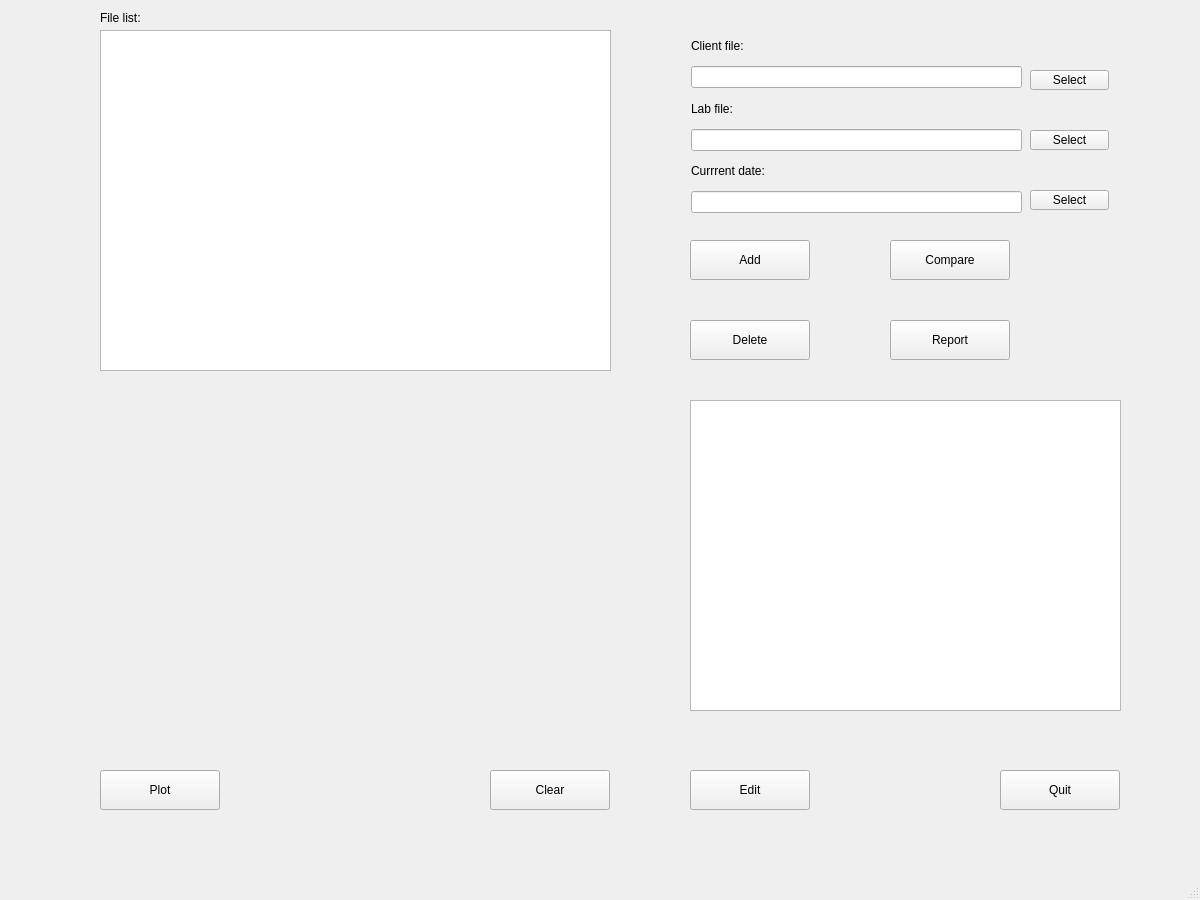
<?xml version="1.0" encoding="UTF-8"?>
<ui version="4.0">
 <class>MainWindow</class>
 <widget class="QMainWindow" name="MainWindow">
  <property name="geometry">
   <rect>
    <x>0</x>
    <y>0</y>
    <width>1200</width>
    <height>900</height>
   </rect>
  </property>
  <property name="windowTitle">
   <string>MainWindow</string>
  </property>
  <widget class="QWidget" name="centralwidget">
   <widget class="QTableView" name="fileView">
    <property name="geometry">
     <rect>
      <x>100</x>
      <y>30</y>
      <width>511</width>
      <height>341</height>
     </rect>
    </property>
   </widget>
   <widget class="QPushButton" name="btn_clientSelect">
    <property name="geometry">
     <rect>
      <x>1030</x>
      <y>70</y>
      <width>79</width>
      <height>20</height>
     </rect>
    </property>
    <property name="text">
     <string>Select</string>
    </property>
   </widget>
   <widget class="QPushButton" name="btn_labSelect">
    <property name="geometry">
     <rect>
      <x>1030</x>
      <y>130</y>
      <width>79</width>
      <height>20</height>
     </rect>
    </property>
    <property name="text">
     <string>Select</string>
    </property>
   </widget>
   <widget class="QPushButton" name="btn_addToList">
    <property name="geometry">
     <rect>
      <x>690</x>
      <y>240</y>
      <width>120</width>
      <height>40</height>
     </rect>
    </property>
    <property name="text">
     <string>Add</string>
    </property>
   </widget>
   <widget class="QPushButton" name="btn_delItem">
    <property name="geometry">
     <rect>
      <x>690</x>
      <y>320</y>
      <width>120</width>
      <height>40</height>
     </rect>
    </property>
    <property name="text">
     <string>Delete</string>
    </property>
   </widget>
   <widget class="QPushButton" name="btn_compare">
    <property name="geometry">
     <rect>
      <x>890</x>
      <y>240</y>
      <width>120</width>
      <height>40</height>
     </rect>
    </property>
    <property name="text">
     <string>Compare</string>
    </property>
   </widget>
   <widget class="QPushButton" name="btn_report">
    <property name="geometry">
     <rect>
      <x>890</x>
      <y>320</y>
      <width>120</width>
      <height>40</height>
     </rect>
    </property>
    <property name="text">
     <string>Report</string>
    </property>
   </widget>
   <widget class="PlotWidget" name="graphWidget" native="true">
    <property name="geometry">
     <rect>
      <x>100</x>
      <y>400</y>
      <width>511</width>
      <height>311</height>
     </rect>
    </property>
   </widget>
   <widget class="QPushButton" name="btn_plot">
    <property name="geometry">
     <rect>
      <x>100</x>
      <y>770</y>
      <width>120</width>
      <height>40</height>
     </rect>
    </property>
    <property name="text">
     <string>Plot</string>
    </property>
   </widget>
   <widget class="QPushButton" name="btn_clear">
    <property name="geometry">
     <rect>
      <x>490</x>
      <y>770</y>
      <width>120</width>
      <height>40</height>
     </rect>
    </property>
    <property name="text">
     <string>Clear</string>
    </property>
   </widget>
   <widget class="QPushButton" name="btn_quit">
    <property name="geometry">
     <rect>
      <x>1000</x>
      <y>770</y>
      <width>120</width>
      <height>40</height>
     </rect>
    </property>
    <property name="text">
     <string>Quit</string>
    </property>
   </widget>
   <widget class="QLabel" name="label_fileList">
    <property name="geometry">
     <rect>
      <x>100</x>
      <y>10</y>
      <width>81</width>
      <height>16</height>
     </rect>
    </property>
    <property name="text">
     <string>File list:</string>
    </property>
   </widget>
   <widget class="QPushButton" name="btn_date">
    <property name="geometry">
     <rect>
      <x>1030</x>
      <y>190</y>
      <width>79</width>
      <height>20</height>
     </rect>
    </property>
    <property name="text">
     <string>Select</string>
    </property>
   </widget>
   <widget class="QTableView" name="constView">
    <property name="geometry">
     <rect>
      <x>690</x>
      <y>400</y>
      <width>431</width>
      <height>311</height>
     </rect>
    </property>
   </widget>
   <widget class="QPushButton" name="btn_constEdit">
    <property name="geometry">
     <rect>
      <x>690</x>
      <y>770</y>
      <width>120</width>
      <height>40</height>
     </rect>
    </property>
    <property name="text">
     <string>Edit</string>
    </property>
   </widget>
   <widget class="QWidget" name="">
    <property name="geometry">
     <rect>
      <x>691</x>
      <y>32</y>
      <width>331</width>
      <height>181</height>
     </rect>
    </property>
    <layout class="QVBoxLayout" name="verticalLayout">
     <item>
      <widget class="QLabel" name="label_ClientFile">
       <property name="text">
        <string>Client file:</string>
       </property>
      </widget>
     </item>
     <item>
      <widget class="QLineEdit" name="edit_clientFile"/>
     </item>
     <item>
      <widget class="QLabel" name="label_labFile">
       <property name="text">
        <string>Lab file:</string>
       </property>
      </widget>
     </item>
     <item>
      <widget class="QLineEdit" name="edit_labFile"/>
     </item>
     <item>
      <widget class="QLabel" name="label_date">
       <property name="text">
        <string>Currrent date:</string>
       </property>
      </widget>
     </item>
     <item>
      <widget class="QLineEdit" name="edit_date"/>
     </item>
    </layout>
   </widget>
  </widget>
  <widget class="QMenuBar" name="menubar">
   <property name="geometry">
    <rect>
     <x>0</x>
     <y>0</y>
     <width>1200</width>
     <height>21</height>
    </rect>
   </property>
  </widget>
  <widget class="QStatusBar" name="statusbar"/>
 </widget>
 <customwidgets>
  <customwidget>
   <class>PlotWidget</class>
   <extends>QWidget</extends>
   <header>pyqtgraph</header>
   <container>1</container>
  </customwidget>
 </customwidgets>
 <resources/>
 <connections/>
</ui>
